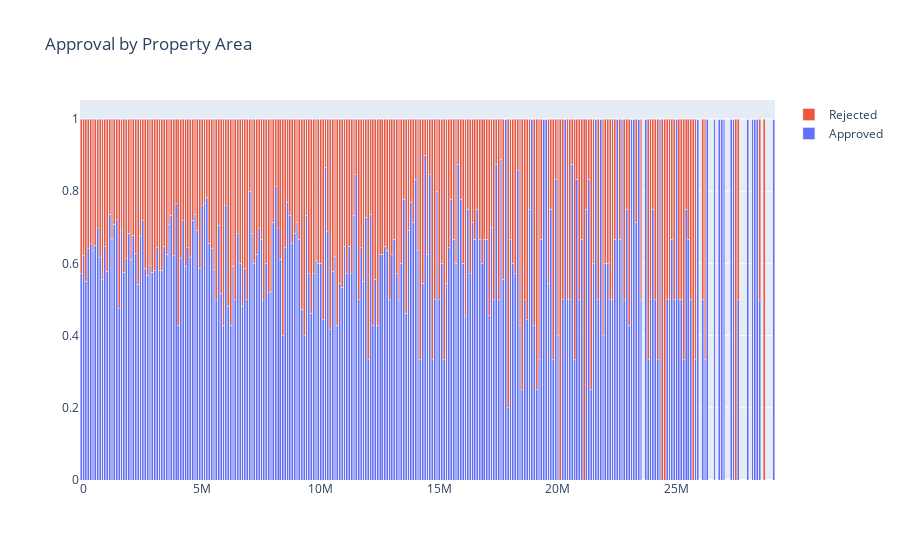

Notebook source saved alongside this figure:
### Code cell
ct = pd.crosstab(df['residential_assets_value'], df['loan_status'], normalize='index').reset_index()
fig = go.Figure()
fig.add_trace(go.Bar(x=ct['residential_assets_value'], y=ct['Y'], name='Approved'))
fig.add_trace(go.Bar(x=ct['residential_assets_value'], y=ct['N'], name='Rejected'))
fig.update_layout(barmode='stack', title="Approval by Property Area")
fig.show()

### Figure 1 — Plotly figure (JSON) as saved in the notebook; plotly's stock layout.template omitted (floating-point values rounded to 4 significant figures; data arrays with more than 128 entries replaced by an {"elided": "..."} marker saying what was removed)
{"data": [{"name": "Approved", "type": "bar", "x": {"elided": "278 int values"}, "y": {"elided": "278 float values"}}, {"name": "Rejected", "type": "bar", "x": {"elided": "278 int values"}, "y": {"elided": "278 float values"}}], "layout": {"barmode": "stack", "title": {"text": "Approval by Property Area"}}}
